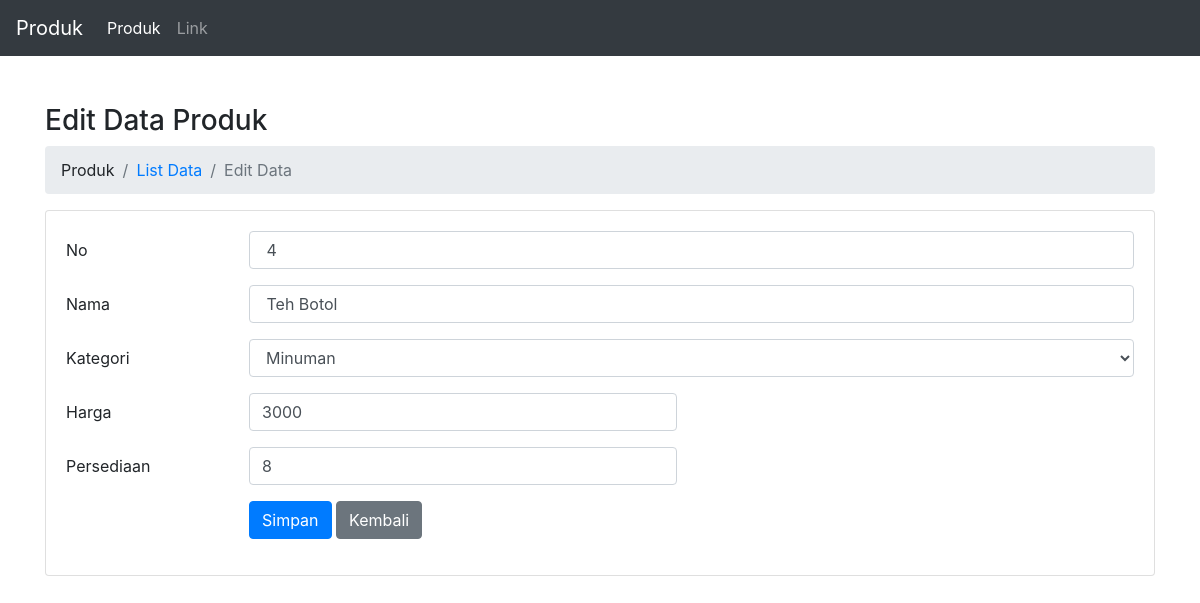
Screenshot of /produk/edit/4 with the database file from the repository.
### tables this page shows
CREATE TABLE `produk` (
  `no` int(11) NOT NULL,
  `nama` varchar(50) NOT NULL,
  `kategori` varchar(50) NOT NULL,
  `harga` int(50) NOT NULL,
  `persediaan` int(10) NOT NULL
);

### application/controllers/Produk.php (called while the page is built, shortened)
<?php
class Produk extends CI_Controller
{
    public function __construct()
    {
        $this->load->model("Produk_model");
    }
    public function edit($no = null)
    {
        $produk = $this->Produk_model;
        $data["title"] = "Edit Data Produk";
        $data["data_produk"] = $produk->getById($no);
        $this->load->view('templates/header', $data);
        $this->load->view('templates/menu');
        $this->load->view('produk/edit', $data);
        $this->load->view('templates/footer');
    }
}

### index.php (called while the page is built, shortened)
<?php
require_once BASEPATH.'core/CodeIgniter.php';

### application/models/Produk_model.php (called while the page is built, shortened)
<?php
class Produk_model extends CI_Model
{
    private $table = 'produk';
    public function getById($no)
    {
        return $this->db->get_where($this->table, ["no" => $no])->row();
    }
}

### application/views/produk/edit.php (the view, shortened to what this page needs)
<div class="container pt-5">
    <h3><?= $title ?></h3>
    <nav aria-label="breadcrumb">
        <ol class="breadcrumb ">
            <li class="breadcrumb-item"><a>Produk</a></li>
            <li class="breadcrumb-item "><a href="<?= base_url('produk'); ?>">List Data</a></li>
            <li class="breadcrumb-item active" aria-current="page">Edit Data</li>
        </ol>
    </nav>
    <div class="row">
        <div class="col-md-12">
            <div class="card">
                <div class="card-body">
                    <?php
                    $attributes = array('no' => 'FrmEditProduk', 'method' => "post", "autocomplete" => "off");
                    echo form_open('', $attributes);
                    ?>
                    <div class="form-group row">
                        <label for="no" class="col-sm-2 col-form-label">No</label>
                        <div class="col-sm-10">
                            <input type="text" class="form-control" id="no" name="no" value=" <?= $data_produk->no; ?>">
                        </div>
                    </div>
                    <div class="form-group row">
                        <label for="nama" class="col-sm-2 col-form-label">Nama</label>
                        <div class="col-sm-10">
                            <input type="text" class="form-control" id="nama" name="nama" value=" <?= $data_produk->nama; ?>">
                        </div>
                    </div>
                    <div class="form-group row">
                        <label for="kategori" class="col-sm-2 col-form-label">Kategori</label>
                        <div class="col-sm-10">
                            <select class="form-control" id="kategori" name="kategori">
                                <option value="Minuman" <?php if ($data_produk->kategori == "Minuman") : echo "selected";
                                                            endif; ?>>Minuman</option>
                            </select>
                        </div>
                    </div>
                    <div class="form-group row">
                        <label for="harga" class="col-sm-2 col-form-label">Harga</label>
                        <div class="col-sm-5">
                            <input type="text" class="form-control" id="harga" name="harga" value="<?= $data_produk->harga; ?>">
                        </div>
                    </div>
                    <div class="form-group row">
                        <label for="persediaan" class="col-sm-2 col-form-label">Persediaan</label>
                        <div class="col-sm-5">
                            <input type="text" class="form-control" id="persediaan" name="persediaan" value="<?= $data_produk->persediaan; ?>">
                        </div>
                    </div>
                    <div class="form-group row">
                        <div class="col-sm-10 offset-md-2">
                            <button type="submit" class="btn btn-primary">Simpan</button>
                            <a class="btn btn-secondary" href="javascript:history.back()">Kembali</a>
                        </div>
                    </div>
                    </form>
                </div>
            </div>
        </div>
    </div>
</div>

### rows the page displays
produk: no "4", nama "Teh Botol", kategori "Minuman", harga "3000", persediaan "8"

### other values shown
$title "Edit Data Produk"
